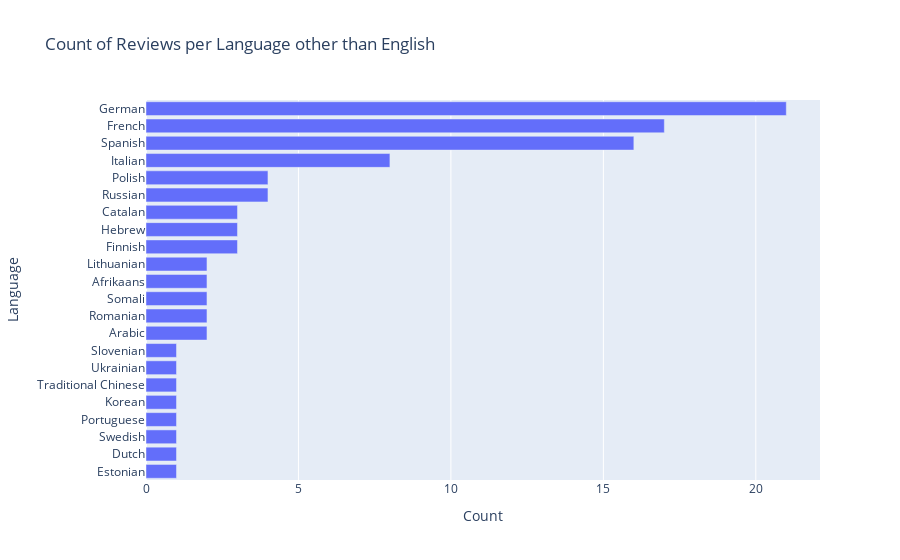

Write notebook code for a chart like this one.
### Markdown cell above
**Code Explanation:**  This code snippet creates an interactive bar chart using Plotly Express, plotting the count of reviews for each language, with languages. The chart is titled "Count of Reviews per Language" and is sorted so that languages with fewer reviews appear at the top and those with more reviews at the bottom.

### Code cell
lang_counts = data_except_english['lang_name'].value_counts().reset_index()
lang_counts.columns = ['lang_name', 'count']

# create an interactive bar chart
fig = px.bar(lang_counts, y='lang_name', x='count',
             title="Count of Reviews per Language other than English",
             labels={'count': 'Count', 'lang_name': 'Language'},
             orientation='h')


fig.update_layout(yaxis={'categoryorder':'total ascending'})

# Show the figure
fig.show()

### Figure 1 — Plotly figure (JSON) as saved in the notebook; plotly's stock layout.template omitted (floating-point values rounded to 4 significant figures)
{"data": [{"alignmentgroup": "True", "hovertemplate": "Count=%{x}<br>Language=%{y}<extra></extra>", "legendgroup": "", "marker": {"color": "#636efa", "pattern": {"shape": ""}}, "name": "", "offsetgroup": "", "orientation": "h", "showlegend": false, "textposition": "auto", "type": "bar", "x": [21, 17, 16, 8, 4, 4, 3, 3, 3, 2, 2, 2, 2, 2, 1, 1, 1, 1, 1, 1, 1, 1], "xaxis": "x", "y": ["German", "French", "Spanish", "Italian", "Russian", "Polish", "Finnish", "Hebrew", "Catalan", "Arabic", "Romanian", "Somali", "Afrikaans", "Lithuanian", "Estonian", "Dutch", "Swedish", "Portuguese", "Korean", "Traditional Chinese", "Ukrainian", "Slovenian"], "yaxis": "y"}], "layout": {"barmode": "relative", "legend": {"tracegroupgap": 0}, "title": {"text": "Count of Reviews per Language other than English"}, "xaxis": {"anchor": "y", "domain": [0, 1], "title": {"text": "Count"}}, "yaxis": {"anchor": "x", "categoryorder": "total ascending", "domain": [0, 1], "title": {"text": "Language"}}}}
